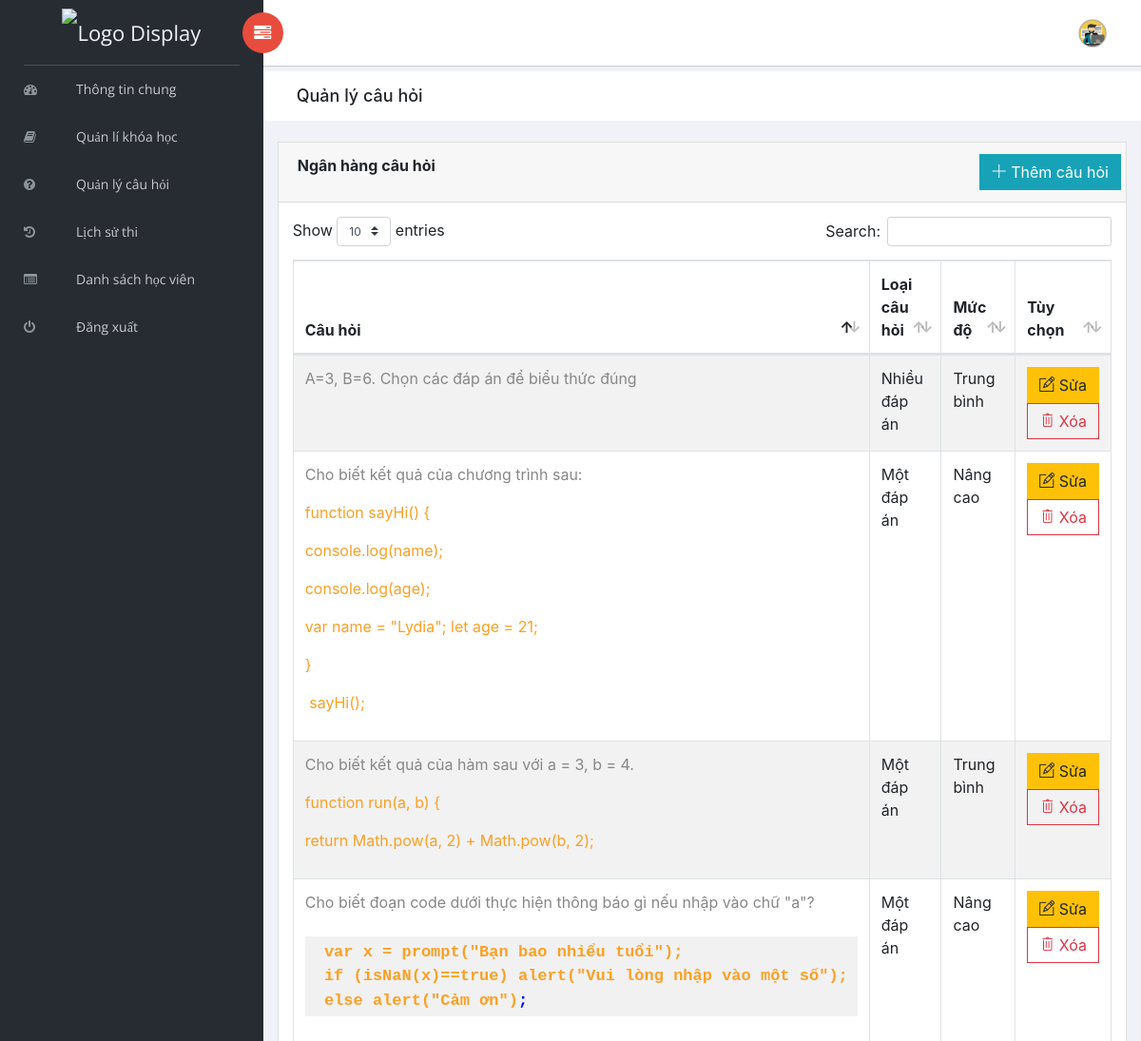
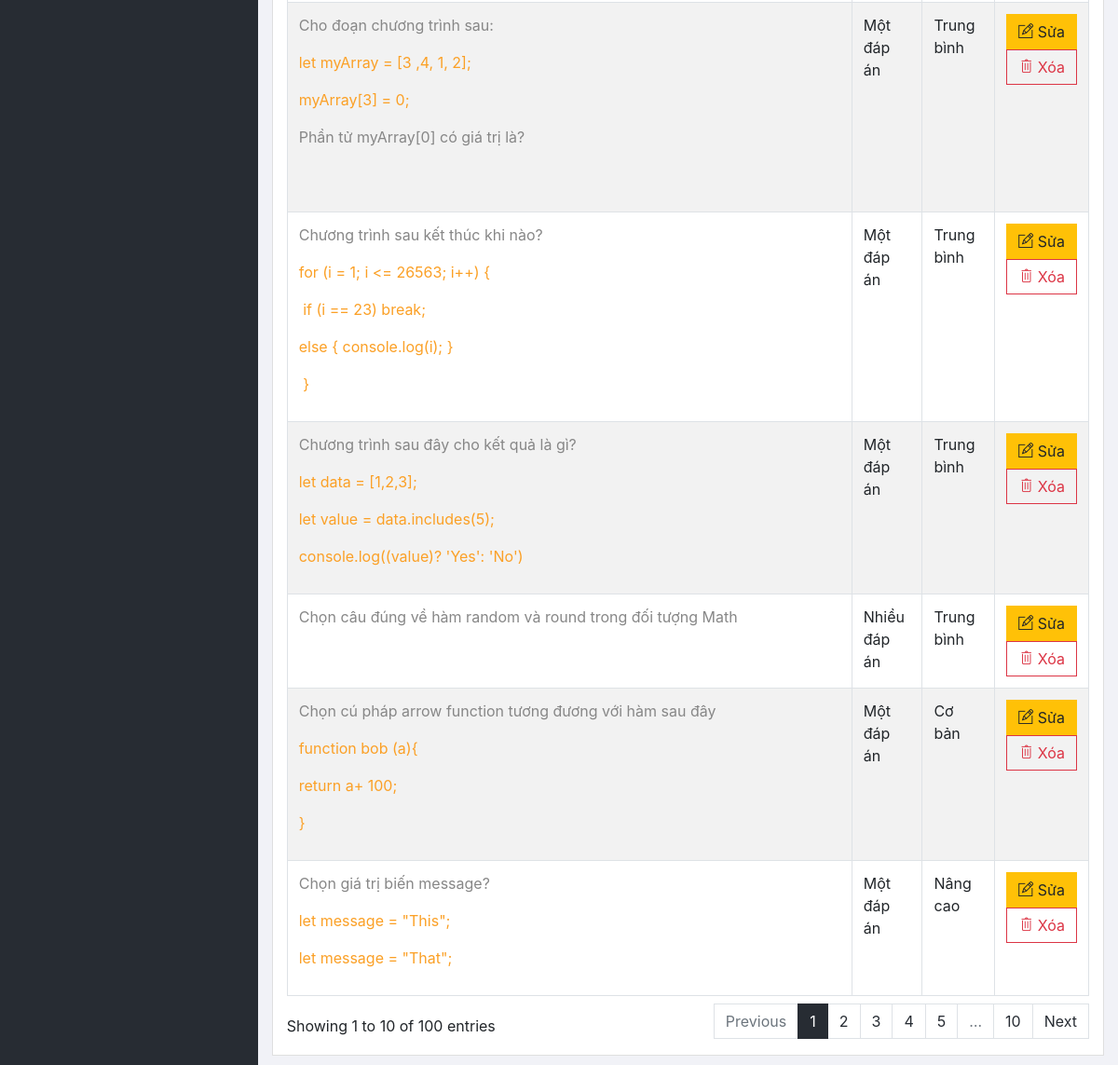
Page /admin/question.php (signed in) on the committed database (2 pictures, top to bottom).
### tables this page shows
CREATE TABLE `cau_hoi` (
  `id` int(5) NOT NULL,
  `loai` varchar(50) NOT NULL,
  `noidung` longtext NOT NULL,
  `luachon` longtext DEFAULT NULL,
  `dapan` longtext NOT NULL,
  `mucdo` varchar(50) NOT NULL
);

### admin/config/connection.php (called while the page is built, shortened)
<?php
class Connection
{
    private $host = DATABASE_HOST;
    private $user = DATABASE_USERNAME;
    private $pass = DATABASE_PASSWORD;
    private $name = DATABASE_NAME;
    public $link;
    private function DBconnect()
    {
        $this->link = new mysqli($this->host, $this->user, $this->pass, $this->name)
            or
            die("Lỗi kết nối Cơ Sở Dữ Liệu: " . $this->link->connect_error);
    }
}

### admin/question.php (the view, shortened to what this page needs)
<?php
include_once("./config/connection.php");
$link = new Connection;
$query = "SELECT * FROM cau_hoi ORDER BY id DESC";
$questions = mysqli_query($link->link, $query);
?>
<!doctype html>
<html class="no-js" lang="en">
<head>
    <link rel="stylesheet" href="vendors/bootstrap/dist/css/bootstrap.min.css">
    <link rel="stylesheet" href="vendors/font-awesome/css/font-awesome.min.css">
    <link rel="stylesheet" href="vendors/themify-icons/css/themify-icons.css">
    <link rel="stylesheet" href="vendors/flag-icon-css/css/flag-icon.min.css">
    <link rel="stylesheet" href="vendors/selectFX/css/cs-skin-elastic.css">
    <link rel="stylesheet" href="vendors/datatables.net-bs4/css/dataTables.bootstrap4.min.css">
    <link rel="stylesheet" href="vendors/datatables.net-buttons-bs4/css/buttons.bootstrap4.min.css">
    <link rel="stylesheet" href="assets/css/style.css">
</head>
<body>
    <?php include_once("./layout/sidenav.php") ?>
    <div id="right-panel" class="right-panel">
        <?php include_once("./layout/header.php") ?>
        <div class="breadcrumbs">
            <div class="col-sm-4">
                <div class="page-header float-left">
                    <div class="page-title">
                        <h1>Quản lý câu hỏi</h1>
                    </div>
                </div>
            </div>
        </div>
        <div class="content mt-3">
            <div class="animated fadeIn">
                <div class="row">
                    <div class="col-md-12">
                        <div class="card">
                            <div class="card-header">
                                <div class="row">
                                    <div class="col-sm-4">
                                        <strong class="card-title">Ngân hàng câu hỏi</strong>
                                    </div>
                                    <div class="col-sm-8">
                                        <div class="row justify-content-end">
                                            <a href="question-add.php" class="btn btn-info"><i class="ti-plus"></i> Thêm câu hỏi</a>
                                        </div>
                                    </div>
                                </div>
                            </div>
                            <div class="card-body">
                                <table id="bootstrap-data-table-export" class="table table-striped table-bordered">
                                    <thead>
                                        <tr>
                                            <th>Câu hỏi</th>
                                            <th>Loại câu hỏi</th>
                                            <th>Mức độ</th>
                                            <th>Tùy chọn</th>
                                        </tr>
                                    </thead>
                                    <tbody>
                                        <?php
                                        while ($question = $questions->fetch_assoc()) { ?>
                                            <tr>
                                                <td class="col-md-6"><?php echo $question['noidung'] ?></td>
                                                <td><?php if ($question['loai'] == "one") {
                                                        echo "Một đáp án";
                                                    } elseif ($question['loai'] == "multi") {
                                                        echo "Nhiều đáp án";
                                                    } else echo "Điền từ";
                                                    ?></td>
                                                <td><?php if ($question['mucdo'] == "coban") {
                                                        echo "Cơ bản";
                                                    } elseif ($question['mucdo'] == "trungbinh") {
                                                        echo "Trung bình";
                                                    } else echo "Nâng cao";
                                                    ?></td>
                                                <td>
                                                    <a href="./question-edit.php?question=<?php echo $question['id'] ?>" class="btn btn-warning btn-md test">
                                                        <i class="ti-pencil-alt"></i> Sửa
                                                    </a>
                                                    <a href="./actions/question-delete.php?question=<?php echo $question['id'] ?>" onclick="delete_question(event)" class="btn btn-outline-danger btn-md">
                                                        <i class="ti-trash"></i> Xóa
                                                    </a>
                                                </td>
                                            </tr>
                                        <?php }
                                        ?>
                                    </tbody>
                                </table>
                            </div>
                        </div>
                    </div>
                </div>
            </div>
        </div>
    </div>
</body>
</html>

### rows in the picture
cau_hoi: noidung "Chọn cú pháp arrow function tương đương với hàm sau đây function bob (a){ return a+ 100; }", loai "Một đáp án", mucdo "Cơ bản"
cau_hoi: noidung "A=3, B=6. Chọn các đáp án để biểu thức đúng", loai "Nhiều đáp án", mucdo "Trung bình"
cau_hoi: noidung "Chọn giá trị biến message? let message = \"This\"; let message = \"That\";", loai "Một đáp án", mucdo "Nâng cao"
cau_hoi: noidung "Chọn câu đúng về hàm random và round trong đối tượng Math", loai "Nhiều đáp án", mucdo "Trung bình"
cau_hoi: noidung "Cho biết đoạn code dưới thực hiện thông báo gì nếu nhập vào chữ \"a\"? var x = prompt(\"Bạn bao nhiểu tuổi\"); if (isNaN(x)==true) alert(\"Vui lòng nhập vào một số\"); else alert(\"Cảm ơn\") ;", loai "Một đáp án", mucdo "Nâng cao"
cau_hoi: noidung "Cho biết kết quả của chương trình sau: function sayHi() { console.log(name); console.log(age); var name = \"Lydia\"; let age = 21; } sayHi();", loai "Một đáp án", mucdo "Nâng cao"
cau_hoi: noidung "Chương trình sau kết thúc khi nào? for (i = 1; i <= 26563; i++) { if (i == 23) break; else { console.log(i); } }", loai "Một đáp án", mucdo "Trung bình"
cau_hoi: noidung "Cho biết kết quả của hàm sau với a = 3, b = 4. function run(a, b) { return Math.pow(a, 2) + Math.pow(b, 2);", loai "Một đáp án", mucdo "Trung bình"
cau_hoi: noidung "Chương trình sau đây cho kết quả là gì? let data = [1,2,3]; let value = data.includes(5); console.log((value)? 'Yes': 'No')", loai "Một đáp án", mucdo "Trung bình"
cau_hoi: noidung "Cho đoạn chương trình sau: let myArray = [3 ,4, 1, 2]; myArray[3] = 0; Phần tử myArray[0] có giá trị là?", loai "Một đáp án", mucdo "Trung bình"
